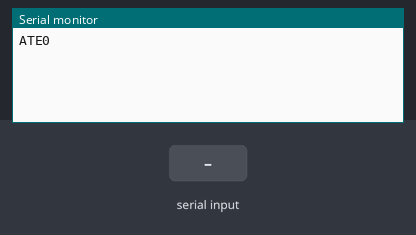
Recording of a sketch running on a simulated Arduino Uno, built with avr-gcc and run on an emulated ATmega328P. Shown: the last lines printed to the serial monitor. Inputs (shaded band) come from the test bench.

Above: at 1.3 s.
1.4 s: "1" received over Serial
At 3.3 s:
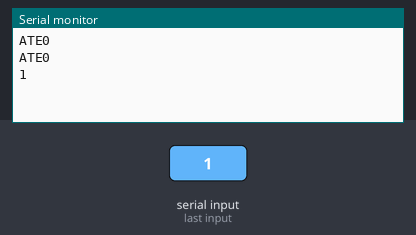
3.9 s: "0" received over Serial
At 5.0 s:
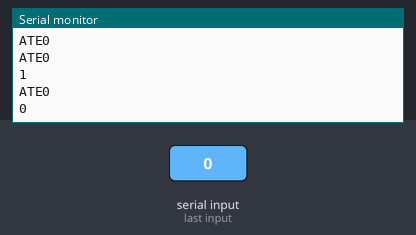
5.4 s: "2" received over Serial
At 7.8 s:
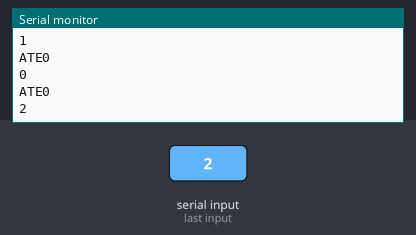

Measured:
- after the input at 1.4 s, the serial monitor: prints a new line after 1.0 s (image 1)
- after the input at 3.9 s, the serial monitor: prints a new line after 0.70 s (image 2)
- after the input at 5.4 s, the serial monitor: prints a new line after 1.4 s (image 3)

The sketch:

arduino_serial_test.ino
```cpp
void setup()
{
  Serial.begin(9600);

}

void loop()
{
  char read_data, clock_string[100];
  int i = 0;
  String data = "";
  Serial.println("ATE0");
  delay(200);
  while(Serial.available())
  {
    read_data = Serial.read();
    data += (String)read_data;
  }
  Serial.println(data);
  delay(2000);

}
```
